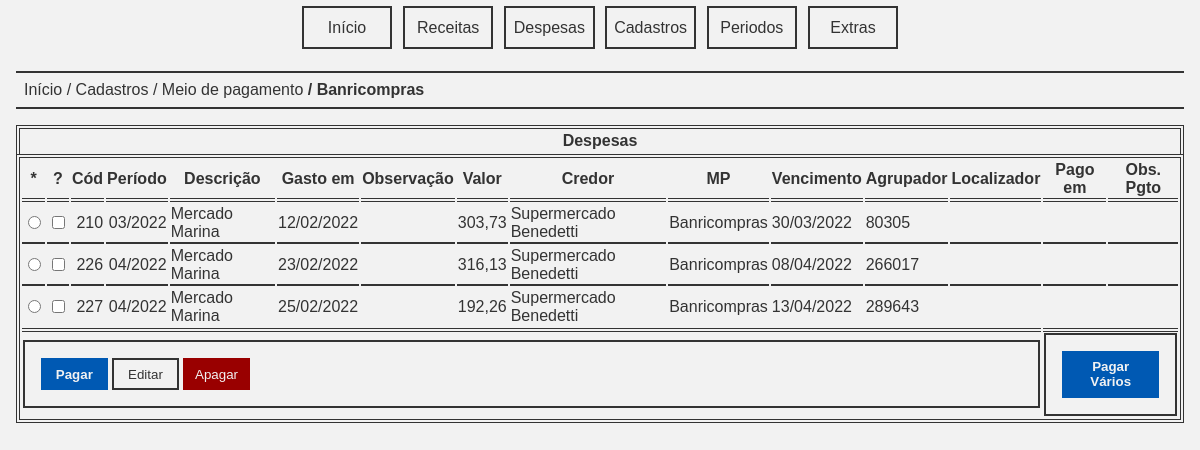
The page /mp.php?mp=Banricompras on the database its author committed.
### tables this page shows
CREATE TABLE IF NOT EXISTS `despesas` (
  `cod` int(11) NOT NULL AUTO_INCREMENT,
  `periodo` int(11) NOT NULL,
  `descricao` varchar(255) NOT NULL,
  `valor` decimal(10,2) NOT NULL,
  PRIMARY KEY (`cod`)
);

CREATE TABLE IF NOT EXISTS `gastos` (
  `cod` int(11) NOT NULL AUTO_INCREMENT,
  `despesa` int(11) NOT NULL,
  `gastoem` date NOT NULL,
  `observacao` varchar(255) DEFAULT NULL,
  `valor` decimal(10,2) NOT NULL,
  `credor` varchar(255) NOT NULL,
  `mp` varchar(255) NOT NULL,
  `vencimento` date DEFAULT NULL,
  `agrupador` varchar(255) DEFAULT NULL,
  `localizador` varchar(255) DEFAULT NULL,
  `pagoem` date DEFAULT NULL,
  `observacao_pgto` varchar(255) DEFAULT NULL,
  PRIMARY KEY (`cod`)
);

### app/periodo.php (called while the page is built, shortened)
<?php
require_once '../app/despesa.php';
function periodo2int(string $periodo): int {
    $dt = date_create_from_format('Y-m', $periodo);
    return (int) $dt->format('Ym');
}
function int2periodo(int $periodo): string {
    $dt = date_create_from_format('Ym', $periodo);
    return $dt->format('Y-m');
}
function format_periodo(string $periodo): string {
    $dt = date_create_from_format('Y-m', $periodo);
    return $dt->format('m/Y');
}
function format_date(string $date): string {
    if ($date === '0000-00-00')
        return '';
    $dt = date_create_from_format('Y-m-d', $date);
    return $dt->format('d/m/Y');
}

### app/despesa.php (called while the page is built, shortened)
<?php
require_once 'periodo.php';
function gastos_filtrar(string $periodoInicial, string $periodoFinal, string $gastoemInicial, string $gastoemFinal, string $vencimentoInicial, string $vencimentoFinal, string $pagoemInicial, string $pagoemFinal, string $observacao, string $observacao_pgto, string $credor, string $mp, float $valorInicial, float $valorFinal, string $agrupador, string $localizador): array {
    $dbh = connect();
    $stmt = $dbh->prepare('SELECT despesas.periodo AS periodo, despesas.descricao AS descricao, gastos.* FROM despesas, gastos WHERE despesas.cod = gastos.despesa AND (despesas.periodo BETWEEN :periodoInicial AND :periodoFinal) AND (gastos.gastoem BETWEEN :gastoemInicial AND :gastoemFinal) AND (gastos.vencimento BETWEEN :vencimentoInicial AND :vencimentoFinal) AND (gastos.pagoem BETWEEN :pagoemInicial AND :pagoemFinal) AND (gastos.observacao LIKE :observacao) AND (gastos.observacao_pgto LIKE :observacao_pgto) AND (gastos.credor LIKE :credor) AND (gastos.mp LIKE :mp) AND (gastos.valor BETWEEN :valorInicial AND :valorFinal) AND (gastos.agrupador LIKE :agrupador) AND (gastos.localizador LIKE :localizador);');
    $data = [
        'periodoInicial' => periodo2int($periodoInicial),
        'periodoFinal' => periodo2int($periodoFinal),
        'gastoemInicial' => $gastoemInicial,
        'gastoemFinal' => $gastoemFinal,
        'vencimentoInicial' => $vencimentoInicial,
        'vencimentoFinal' => $vencimentoFinal,
        'pagoemInicial' => $pagoemInicial,
        'pagoemFinal' => $pagoemFinal,
        'observacao' => $observacao,
        'observacao_pgto' => $observacao_pgto,
        'credor' => $credor,
        'mp' => $mp,
        'valorInicial' => $valorInicial,
        'valorFinal' => $valorFinal,
        'agrupador' => $agrupador,
        'localizador' => $localizador
    ];
    if ($stmt->execute($data) === false) {
        trigger_error("Falha ao filtrar os gastos.", E_USER_ERROR);
    }
    $data = $stmt->fetchAll();
    return $data;
}

### app/valor.php (called while the page is built, shortened)
<?php
function currency(float $valor): string {
    $num = number_format($valor, 2, ',', '.');
    return $num;
}

### public/mp.php (the view, shortened to what this page needs)
<?php
require '../tpl/pageh.php';
require_once '../app/valor.php';
require_once '../app/despesa.php';
if(key_exists('mp', $_GET)){
    $mp = $_GET['mp'];
}else{
    trigger_error('Meio de pagamento não informado.', E_USER_ERROR);
}
$gastos = gastos_filtrar('0000-00', '9999-12', '0000-00-00', '9999-12-31', '0000-00-00', '9999-12-31', '0000-00-00', '9999-12-31', '%', '%', '%', $mp, PHP_INT_MIN, PHP_INT_MAX, '%', '%');
?>
<nav class="breadcrumb">
    <a class="item" href="index.php">Início</a>
    <a class="item" href="cadastros.php">Cadastros</a>
    <a class="item" href="mps.php">Meio de pagamento</a>
    <a class="item"><?=$mp;?></a>
</nav>
<div class="container" style="margin: 1em;">
    <table class="table" style="margin-left: auto; margin-right: auto;">
        <caption>Despesas</caption>
        <thead>
            <tr>
                <th>*</th>
                <th>?</th>
                <th>Cód</th>
                <th>Período</th>
                <th>Descrição</th>
                <th>Gasto em</th>
                <th>Observação</th>
                <th>Valor</th>
                <th>Credor</th>
                <th>MP</th>
                <th>Vencimento</th>
                <th>Agrupador</th>
                <th>Localizador</th>
                <th>Pago em</th>
                <th>Obs. Pgto</th>
            </tr>
        </thead>
        <tbody>
            <?php foreach ($gastos as $item): ?>
                <tr>
                    <td>
                        <input type="radio" name="cod" form="processar_gasto" value="<?=$item['cod'];?>">
                    </td>
                    <td>
                        <?php if($item['pagoem'] === '0000-00-00'):?>
                            <input type="checkbox" name="cod[<?=$item['cod'];?>]" form="pagar_varios" value="<?=$item['cod'];?>">
                        <?php endif;?>
                    </td>
                    <td style="text-align: right"><?= $item['cod']; ?></td>
                    <td style="text-align: right"><?= format_periodo(int2periodo($item['periodo'])); ?></td>
                    <td>
                        <a href="despesa_detalhes.php?despesa=<?= $item['despesa']; ?>"><?= $item['descricao']; ?></a>
                    </td>
                    <td><?= format_date($item['gastoem']);?></td>
                    <td><?= $item['observacao'];?></td>
                    <td style="text-align: right"><?= currency($item['valor']); ?></td>
                    <td><?= $item['credor'];?></td>
                    <td><?= $item['mp'];?></td>
                    <td><?= format_date($item['vencimento']);?></td>
                    <td><?= $item['agrupador'];?></td>
                    <td><?= $item['localizador'];?></td>
                    <td><?= format_date($item['pagoem']);?></td>
                    <td><?= $item['observacao_pgto'];?></td>
                </tr>
            <?php endforeach; ?>
        </tbody>
        <tfoot>
            <tr>
                <td colspan="13">
                    <form id="processar_gasto" class="buttons">
                        <button type="submit" class="button primary" formaction="pagar.php" formmethod="GET">Pagar</button>
                        <button type="submit" class="button" formaction="gasto_editar.php" formmethod="GET">Editar</button>
                        <button type="submit" class="button error" formaction="gasto_apagar.php" formmethod="GET">Apagar</button>
                    </form>
                </td>
                <td colspan="2">
                    <form id="pagar_varios" class="buttons">
                        <button type="submit" class="button primary" formaction="pagar_varios.php" formmethod="POST">Pagar Vários</button>
                    </form>
                </td>
            </tr>
        </tfoot>
    </table>
</div>
<?php require '../tpl/pagef.php'; ?>

### public/assets/css/basic.css (style rules this page uses)
:root { --tc: #333333; --bgc: #f2f2f2; --dc: #0059b3; --dac: #0073e6; --ec: #990000; --eac: #b30000; --sc: #009900; --sac: #006600; --wc: #ff9900; --wac: #cc7a00; }
body { color: var(--tc); font-family: sans-serif; background-color: var(--bgc); padding: 0; margin: 0; }
a { text-decoration: none; color: var(--tc); font-style: normal; }
.item { font-style: normal; }
.container { margin: 1em; padding: 0; border: none; }
.breadcrumb { margin: 1em; font-style: italic; border-top: solid 0.15em var(--tc); border-bottom: solid 0.15em var(--tc); padding: 0.5em; }
.breadcrumb > .item::before { content: " / "; }
.breadcrumb > .item:first-child::before { content: ""; }
.breadcrumb > .item:last-child { font-weight: bold; }
.buttons { border: solid 0.15em var(--tc); padding: 1em; }
.button { background: transparent; border: solid 0.15em var(--tc); padding: 0.5em; min-width: 5em; color: var(--tc); }
.button.primary { background-color: var(--dc); border: solid 0.15em var(--dc); color: var(--bgc); font-weight: bold; }
.button.error { background-color: var(--ec); border: solid 0.15em var(--ec); color: var(--bgc); }
.table { border: double 0.25em var(--tc); margin: 0.2em; }
.table > tbody > tr > td { border-bottom: solid 0.15em var(--tc); }
.table > tbody > tr:last-child > td { border-bottom: none; }
.table > thead > tr > th, .table > tfoot > tr > th { font-weight: bold; }
.table > thead > tr > th, .table > thead > tr > td { border-bottom: double 0.25em var(--tc); }
.table > tfoot > tr > th, .table > tfoot > tr > td { border-top: double 0.25em var(--tc); }
.table > caption { border-top: double 0.25em var(--tc); border-left: double 0.25em var(--tc); border-right: double 0.25em var(--tc); font-weight: bold; padding: 0.2em; }

### rows shown on the page
despesas: gastos.cod "210", periodo "03/2022", descricao "Mercado Marina", gastos.gastoem "12/02/2022", gastos.valor "303,73", gastos.credor "Supermercado Benedetti", gastos.mp "Banricompras", gastos.vencimento "30/03/2022", gastos.agrupador "80305"
despesas: gastos.cod "226", periodo "04/2022", descricao "Mercado Marina", gastos.gastoem "23/02/2022", gastos.valor "316,13", gastos.credor "Supermercado Benedetti", gastos.mp "Banricompras", gastos.vencimento "08/04/2022", gastos.agrupador "266017"
despesas: gastos.cod "227", periodo "04/2022", descricao "Mercado Marina", gastos.gastoem "25/02/2022", gastos.valor "192,26", gastos.credor "Supermercado Benedetti", gastos.mp "Banricompras", gastos.vencimento "13/04/2022", gastos.agrupador "289643"

### other values the page prints
$mp "Banricompras"
